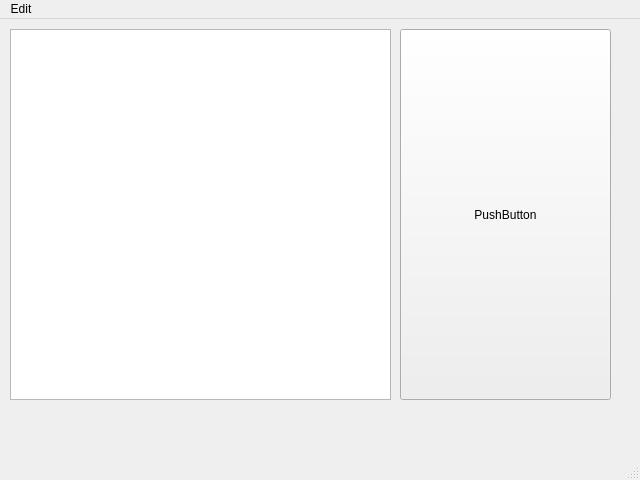
<?xml version="1.0" encoding="UTF-8"?>
<ui version="4.0">
 <class>Main</class>
 <widget class="QMainWindow" name="Main">
  <property name="geometry">
   <rect>
    <x>0</x>
    <y>0</y>
    <width>640</width>
    <height>480</height>
   </rect>
  </property>
  <property name="windowTitle">
   <string>MainWindow</string>
  </property>
  <widget class="QWidget" name="centralwidget">
   <widget class="QListWidget" name="listWidget">
    <property name="geometry">
     <rect>
      <x>10</x>
      <y>10</y>
      <width>381</width>
      <height>371</height>
     </rect>
    </property>
   </widget>
   <widget class="QPushButton" name="pushButton">
    <property name="geometry">
     <rect>
      <x>400</x>
      <y>10</y>
      <width>211</width>
      <height>371</height>
     </rect>
    </property>
    <property name="text">
     <string>PushButton</string>
    </property>
   </widget>
  </widget>
  <widget class="QMenuBar" name="menu_bar">
   <property name="geometry">
    <rect>
     <x>0</x>
     <y>0</y>
     <width>640</width>
     <height>21</height>
    </rect>
   </property>
   <widget class="QMenu" name="edit_menu">
    <property name="title">
     <string>Edit</string>
    </property>
    <addaction name="preferences_action"/>
   </widget>
   <addaction name="edit_menu"/>
  </widget>
  <widget class="QStatusBar" name="statusbar"/>
  <action name="preferences_action">
   <property name="text">
    <string>Preferences...</string>
   </property>
  </action>
 </widget>
 <resources/>
 <connections/>
</ui>
